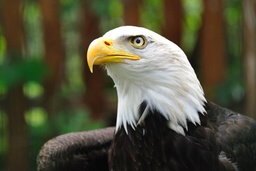
#> input picture imagens/passaro.jpg, 256 x 171 px, shrunk from 1050 x 700 before the run
$ python atividades.py
#> lines starting #> are read from the running program, lines starting #| are printed output that depends on the picture
import cv2
import numpy as np
import time
from matplotlib import pyplot as plt

# Função histograma
def histograma(img):
    vet = np.zeros((256), dtype=np.uint16)
    img = np.uint8(img)
    for l in range(0, altura):
        for c in range(0, largura):
            vet[img[l,c]] += 1
    plt.plot(vet)
    plt.title('Histograma')
    plt.ylabel('Quantidade de pixels')
    plt.xlabel('Intensidade de cor')
    string = str(int(time.time()))
    print(string)
    plt.savefig('processadas/'+nome+'_histograma_'+string)
    axes = plt.gca()
    axes.set_ylim(0,)
    plt.show()

# Altera a intensidade do pixel, para mais ou para menos
# [48 lines left out: functions alteraBrilho, media, mediana, not called in this run]

# Aplica filtros na imagem com o uso de máscaras
def mascara(img, tipo):
    nova = np.zeros((altura,largura))
    m = np.zeros((3, 3))

    if(tipo=="sobel"):
        m[0,0] = 1
        m[0, 1] = 0
        m[0, 2] = -1
        m[1, 0] = 2
        m[1, 1] = 0
        m[1, 2] = -2
        m[2, 0] = 1
        m[2, 1] = 0
        m[2, 2] = -1
    elif (tipo == "prewitt"):
        m[0, 0] = -1
        m[0, 1] = 0
        m[0, 2] = 1
        m[1, 0] = -1
        m[1, 1] = 0
        m[1, 2] = 1
        m[2, 0] = -1
        m[2, 1] = 0
        m[2, 2] = 1
    elif (tipo == "laplaciano"):
        m[0, 0] = 0
        m[0, 1] = -1
        m[0, 2] = 0
        m[1, 0] = -1
        m[1, 1] = 4
        m[1, 2] = -1
        m[2, 0] = 0
        m[2, 1] = -1
        m[2, 2] = 0
    elif (tipo == "passa-alta"):
        m[0, 0] = -1
        m[0, 1] = -1
        m[0, 2] = -1
        m[1, 0] = -1
        m[1, 1] = 8
        m[1, 2] = -1
        m[2, 0] = -1
        m[2, 1] = -1
        m[2, 2] = -1

    for l in range(0, altura):
        for c in range(0, largura):
            soma = 0
            for lm in range (-1,2):
                for cm in range (-1,2):
                    if (l + lm >= 0 and c + cm >= 0 and l + lm < altura and c + cm < largura):
                        soma = soma + (int(m[lm+1,cm+1]) * img[l+lm,c+cm])
                    else:
                        soma = soma + (int(m[lm+1,cm+1]) * img[l,c])
            nova[l,c] = max(min(soma, 255), 0)
    cv2.imshow('Imagem - Filtro mask', np.uint8(nova))
    cv2.imwrite('processadas/' + nome + '_mascara_'+tipo+'.png', nova)
    cv2.waitKey(0)
    return np.uint8(nova)


#Definições de arquivo
nome = 'passaro'
imagem = cv2.imread('imagens/'+nome+'.jpg')
#> imagem is the input picture: shape (171, 256, 3); mean B, G, R 60.4, 82.3, 83.1
cv2.imwrite('processadas/' + nome + '_original.png', imagem)
imagem = cv2.cvtColor(imagem, cv2.COLOR_BGR2GRAY)
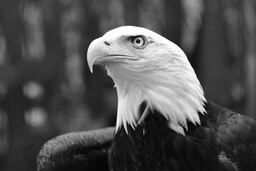
#> imagem: shape (171, 256); min 0, max 255, mean 80.1
cv2.imwrite('processadas/' + nome + '_cinza.png', imagem)
#cv2.imshow('Imagem original', imagem)
#cv2.waitKey(0)

#Informações de tamanho da imagem
altura = imagem.shape[0]
#> altura = 171
largura = imagem.shape[1]
#> largura = 256

histograma(imagem)
#> in histograma, `plt.show()`:
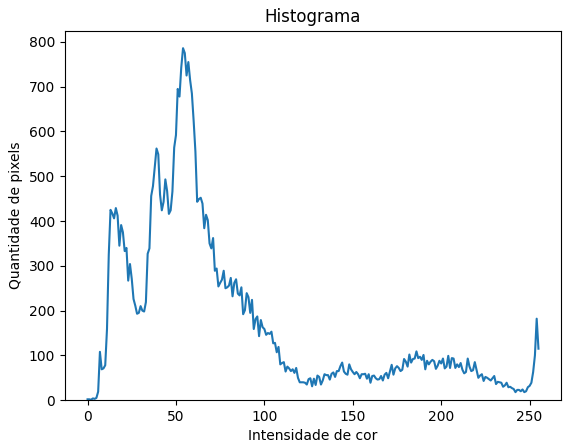
#> figure drawn by matplotlib, 1 panel; curve peaks at x = 54, y = 786
histograma(mascara(imagem,"passa-alta"))
#> after the loop in mascara, `for l in range(0, altura):`:
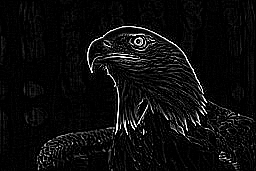
#> nova: shape (171, 256) float64; min 0, max 255, mean 12.6
#> in histograma (call 2), `vet = np.zeros((256), dtype=np.uint16)`: vet = 256 values from 0 to 0
#> after the loop in histograma (call 2), `for l in range(0, altura):`: vet = 256 values, max 23039 at index 0, min 0 at index 202, mean 171
#> in histograma (call 2), `plt.savefig('processadas/'+nome+'_histograma_'+string)`:
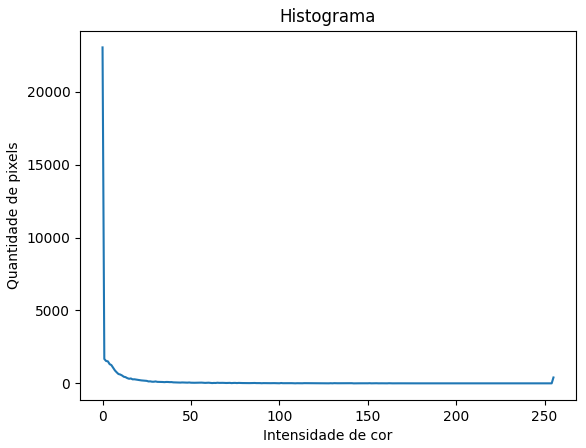
#> figure drawn by matplotlib, 1 panel; curve peaks at x = 0, y = 23039
histograma(mascara(imagem,"laplaciano"))
#> call 2 of mascara, with tipo = 'laplaciano'
#> after the loop in mascara (call 2), `for l in range(0, altura):`:
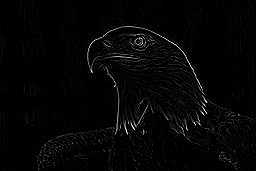
#> nova: shape (171, 256) float64; min 0, max 255, mean 5.6
#> in histograma (call 3), `vet = np.zeros((256), dtype=np.uint16)`: vet = 256 values from 0 to 0
#> after the loop in histograma (call 3), `for l in range(0, altura):`: vet = 256 values, max 24070 at index 0, min 0 at index 138, mean 171
#> in histograma (call 3), `plt.show()`:
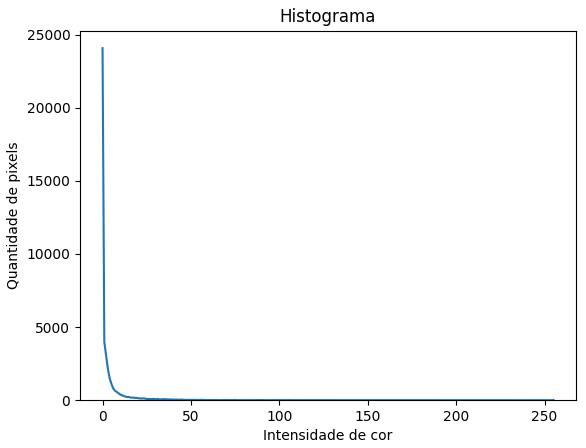
#> figure drawn by matplotlib, 1 panel; curve peaks at x = 0, y = 24070
histograma(mascara(imagem,"sobel"))
#> call 3 of mascara, with tipo = 'sobel'
#> after the loop in mascara (call 3), `for l in range(0, altura):`:
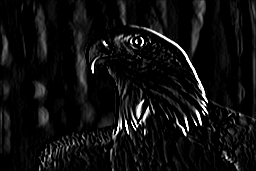
#> nova: shape (171, 256) float64; min 0, max 255, mean 15.5

# [5 lines of commented-out code are left out]

$ run again, with imagens/art.jpg copied over imagens/passaro.jpg
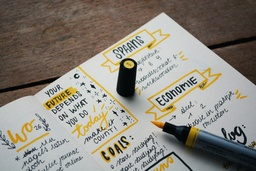
#> input picture imagens/art.jpg, 256 x 171 px, shrunk from 1048 x 701 before the run
#> imagem is the input picture: shape (171, 256, 3); mean B, G, R 124.8, 134.5, 139.6
#> imagem: shape (171, 256)
#> after the loop in mascara (call 2), `for l in range(0, altura):`:
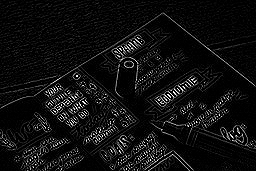
#> nova: shape (171, 256) float64; min 0, max 255, mean 16.4
#> after the loop in mascara (call 3), `for l in range(0, altura):`:
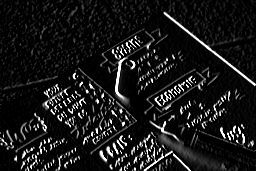
#> nova: shape (171, 256) float64; min 0, max 255, mean 24.8

$ run again, with imagens/caverna.jpg copied over imagens/passaro.jpg
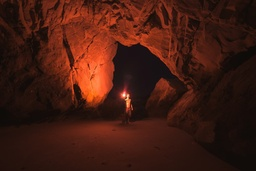
#> input picture imagens/caverna.jpg, 256 x 171 px, shrunk from 1050 x 700 before the run
#> imagem is the input picture: shape (171, 256, 3); mean B, G, R 17.5, 27.6, 66
#> imagem: shape (171, 256)
#> after the loop in mascara (call 2), `for l in range(0, altura):`:
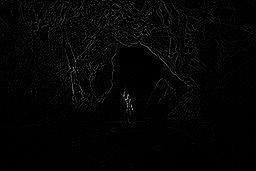
#> nova: shape (171, 256) float64; min 0, max 211, mean 4.4
#> after the loop in mascara (call 3), `for l in range(0, altura):`:
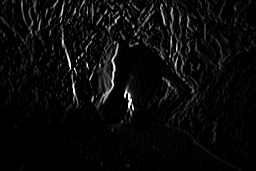
#> nova: shape (171, 256) float64; min 0, max 255, mean 10.2
